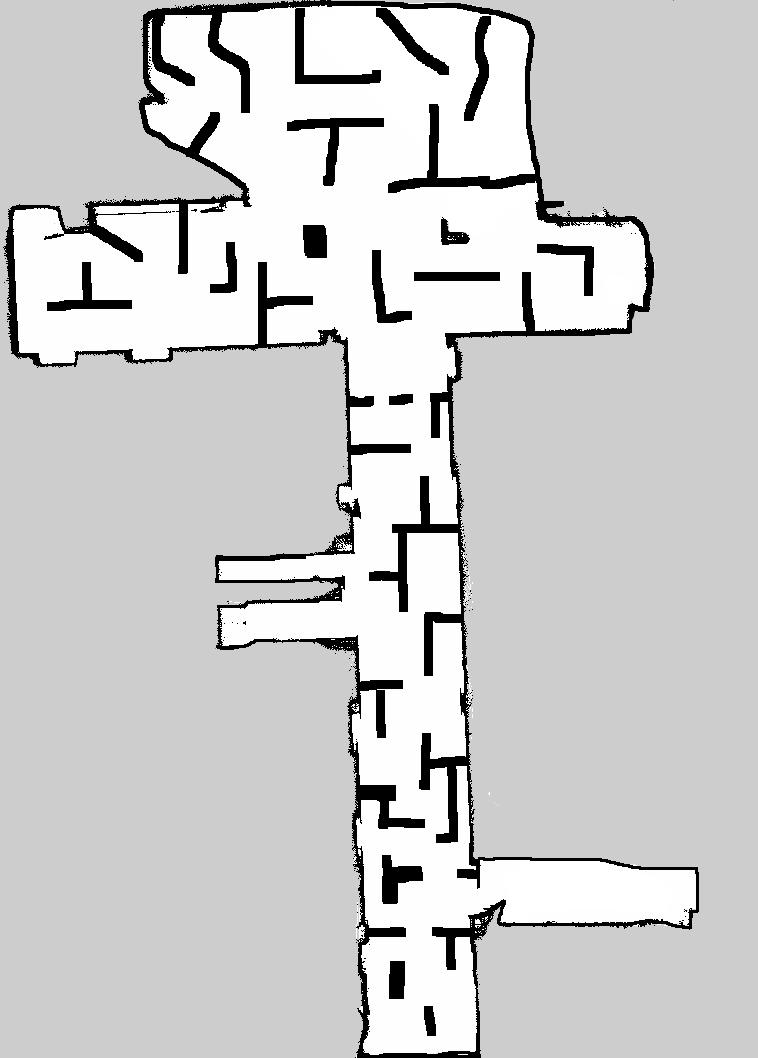
#> input picture data/test_map.pgm, 758 x 1058 px
$ jupyter execute Priority_heap_queue.ipynb
#> lines starting #> are read from the running program, lines starting #| are printed output that depends on the picture; after the words box and inside, x2 and y2 are one past the last pixel; in counts of white or black regions, pixels touching at a corner belong together
## 우선순위 큐 (Priority Queue) 란??

- 우선순위가 가장 높은 데이터를 가장 먼저 삭제하는 자료구조

- 데이터를 우선순위에 따라 처리하고 싶을 때 주로 사용함.

    - 예를 들어, 물건 데이터를 자료구조에 넣었다가 가치가 높은 물건부터 꺼내는 경우 등

- 스택, 큐, 우선순위 큐 비교


    - 스택 (stack) : 가장 나중에 삽입된 데이터가 가장 먼저 나감
    - 큐 (Queue) : 가장 먼저 삽입된 데이터가 가장 먼저 나감 (공평한 자료구조)
    - 우선순위 큐 (Priority Queue) : 가장 우선순위가 높은 데이터가 먼저 나감

- 우선순위 큐 구현 방법은 크게 2가지
    1. 단순히 리스트를 이용해 구현
        - 일일이 값을 비교 후 가장 큰 값부터 추출
    2. 힙 (heap) 자료구조 이용해서 구현하기

- 힙 (heap) 의 특징
    - 힙은 완전 이진 트리 자료구조의 일종
        - 완전 이진 트리 자료구조


            - 루트 노드 부터 시작하여 왼쪽 자식노드, 오른쪽 자식 노드 순서대로 데이터가 차례대로 삽입되는 트리를 의미
    - 힙에서는 항상 루트 노드 (root node) 를 제거 한다.
        - 데이터 삽입 시 트리에 넣고, 꺼낼 때는 루트 노드에 위치한 데이터가 나오도록 한다.
    - 최소힙 (min heap)


        - 루트 노드가 가장 작은 값을 가진다.
        - 값이 작은 데이터가 우선적으로 제거된다.
        - 최소힙에 무작위로 데이터를 넣어도, 오름차순 (작은 값부터) 으로 출력된다.

    - 최대힙 (max heap)

        - 루트 노드가 가장 큰 값을 가진다.
        - 값이 큰 데이터가 우선적으로 제거된다.

    - 어떤 데이터를 힙에 넣었을 때, 그 자료구조가 힙의 성질을 가지게 만들려면??
        - Min_Heapify() 함수 : (상향식) 부모 노드로 거슬로 올라가며, 부모보다 자식이 값이 더 작은 경우에 위치를 교체함.


        - 자식 노드(새로운 데이터)가 부모 노드보다 작은 경우 해당 함수를 실행하면 최소 힙 성질을 만족하는 트리가 구성되게 된다.

        - 힙에 새로운 원소가 삽입될 때, Min_Heapify 함수를 사용하면 시간 복잡도를 줄일 수 있다.


            - 2라는 데이터가 들어올 때, 부모보다 작으므로 자리를 한번 바꾸고, 그다음 3인 부모보다도 작기 때문에 한번 더 바꿔서 두 번만에 루트 노드까지 도달 가능

        - 힙에 새로운 원소가 제거될 때


            - 맨 처음에 위치한 루트 노드 값을 꺼낸 후, 마지막 노드의 값이 루트 노드자리로 이동하고,


            - 그 다음 하향식으로 더 작은 자식노드와 위치를 바꿔서 힙의 성질을 유지한다.

            - 아마 이 다음은 3이 빠지고 마지막 노드인 5가 루트 노드로 올라간 후, 루트 노드의 왼쪽 자식 노드인 4와 자리를 바꿔서 힙의 성질을 유지할 것이다.

              <<< 아마 이렇게??

#### heapq 에 튜플이나 리스트 형태의 값이 들어올 경우 튜플이나 리스트의 첫 번째 값을 기준으로 우선순위 정렬함!!!!

## 우선순위 큐

- heapq.heappush(h, value) : h 라는 리스트에 value 값을 최소힙 형태로 넣는다.

- heapq.heappop(h) : 최소힙 형태로 정렬되어있는 h 에서 오름차순 (작은 값 부터) 차레대로 뽑아낸다.

- heapq.heapify(h) : 리스트 h 를 최소힙 형태로 정렬되도록 바꾼다. 이때, 해당 function 은 반환 값이 없으며, 기존 h 값이 바로 바뀐다.

[cell 1]
import sys
import heapq

# input = sys.stdin.readline

def heapsort(iterable):
    h = []
    result = []

    # 모든 원소를 차례대로 힙에 삽입
    for value in iterable:
        heapq.heappush(h, -value)

    # 힙에 삽입된 원소들을 차례대로 꺼내기
    for _ in range(len(h)):
        result.append(-heapq.heappop(h))
    return result

# n = int(input())
n = int(input("정렬할 숫자 갯수 입력하세요 : "))
#> the answer given: 3
arr = []

for _ in range(n):
    arr.append(int(input('숫자를 정수를 입력하세요')))
#> this loop made 3 passes; the answer given on pass 1: 3

res = heapsort(arr)

for i in range(n):
    print(res[i])

[cell 2]
h = []
cnt = 0
for i in [3, 6, 9, 7, 8]:
    heapq.heappush(h, (i, (cnt, cnt)))

# [6 lines of commented-out code are left out]

a = heapq.heappop(h)

a

[cell 3]
h = [3, 6, 9, 7, 8]

heapq.heapify(h)

h

[cell 4]
import heapq

h = [3, 6, 9, 8, 6]
result = []
for _ in range(len(h)):
    result.append(heapq.heappop(h))

result

[cell 5]
h = []

while h:
    print('yes')
#> further down, map is the input picture: shape (1058, 758); min 0, max 255, mean 204.4

## A* 알고리즘 with heap (우선순위 큐)

#### F = G + H

- G(n) = 출발 노드에서 현재 노드까지의 실제 이동 거리

- H(n) = 현재 노드에서 최종 목적지 노드 까지의 예상 이동 거리 (주로 유클리드 거리 함수)

- open list = 최단 거리를 계산하기 위한 노드 값들이 갱신됨

- close list = 처리가 완료된 노드들이 담기는 공간

[cell 6]
import numpy as np
import matplotlib.pyplot as plt
import cv2

# pgm 지도를 이진화 형태로 변환
def pixel_based_map(img):
    img_height, img_width = img.shape  # 이미지 크기 가져오기
#> img_height = 1058; img_width = 758

    # 결과 저장할 2D 리스트 생성 (기본값: 1 = 벽)
    map_cost = np.ones((img_height, img_width), dtype=int)

    # 모든 픽셀을 하나씩 순회하면서 계산
    for i in range(img_height):
        for j in range(img_width):
            if img[i, j] > 210:  # 밝은 픽셀(도로)
                map_cost[i, j] = 0  # 도로(0)
            else:  # 어두운 픽셀(벽)
                map_cost[i, j] = 1  # 벽(1)
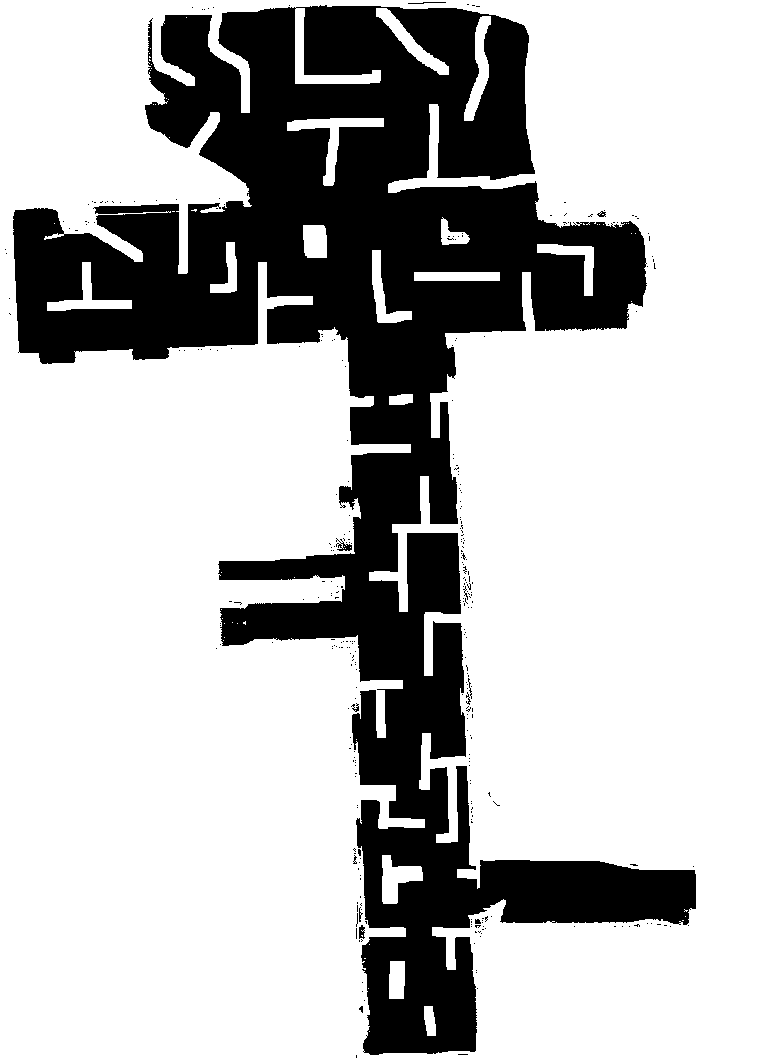
#> map_cost: shape (1058, 758) int64; values 0 (black) and 1 (white), 72.9% white; 319 black regions (308 under 20 px), largest, box (x1, y1, x2, y2) and area: (13, 5, 696, 1055) 216355, (336, 538, 352, 551) 91, (359, 925, 365, 939) 60

    return map_cost

map = cv2.imread('../data/test_map.pgm', cv2.COLOR_BGR2GRAY)

binary_map = pixel_based_map(map)

plt.imshow(binary_map, cmap='gray')

[cell 7]
map.shape
#> Out = (1058, 758)

### 격자맵으로 a* 알고리즘 연습해보기

- 0 : 길

- 1 : 장애물

- 휴리스틱 함수 : 유클리드 거리 함수

### 상, 하, 좌, 우 로만 움직일 때

[cell 8]
import numpy as np
import math
import matplotlib.pyplot as plt
import heapq

grid_map = np.array([
    [0, 0, 0, 0, 0, 0, 0, 0, 0, 0, 0, 1, 1, 1, 0],
    [1, 1, 1, 0, 1, 0, 1, 1, 1, 1, 0, 1, 0, 0, 0],
    [0, 0, 0, 0, 1, 0, 0, 0, 0, 1, 0, 1, 0, 1, 1],
    [0, 1, 1, 0, 1, 1, 1, 1, 0, 1, 0, 0, 0, 1, 0],
    [0, 1, 0, 0, 0, 0, 0, 1, 0, 1, 1, 1, 0, 1, 0],
    [0, 1, 0, 1, 1, 1, 0, 1, 0, 0, 0, 0, 0, 1, 0],
    [0, 1, 0, 0, 0, 0, 0, 1, 0, 1, 1, 1, 0, 1, 0],
    [0, 1, 1, 1, 1, 0, 1, 1, 0, 0, 0, 0, 0, 0, 0],
    [0, 0, 0, 0, 0, 0, 0, 0, 0, 1, 1, 1, 1, 1, 0],
    [1, 1, 1, 1, 1, 1, 1, 1, 0, 1, 0, 0, 0, 1, 0],
    [0, 0, 0, 0, 0, 0, 0, 1, 0, 1, 0, 1, 0, 1, 0],
    [0, 1, 1, 1, 1, 1, 0, 0, 0, 1, 0, 1, 0, 1, 0],
    [0, 1, 0, 0, 0, 1, 0, 1, 0, 0, 0, 1, 0, 1, 0],
    [0, 1, 0, 1, 0, 1, 0, 1, 1, 1, 0, 1, 0, 0, 0],
    [0, 0, 0, 1, 0, 0, 0, 0, 0, 0, 0, 1, 1, 1, 0]
])


def heuristic(current, goal):
    return math.sqrt((current[1] - goal[1])**2 + (current[0] - goal[0])**2)

def a_star(map, start, goal):
#> called with map = array of shape (15, 15), start = (2, 7), goal = (14, 14)
    neighbors = [(0, 1), (1, 0), (-1, 0), (0, -1)]  # 오른쪽, 아래, 위, 왼쪽

    row = map.shape[0]  # 행
    col = map.shape[1]  # 열

    close_list = []
    came_from = {}  # 최종 경로를 추적하기 위한 딕셔너리
    gscore = {start : 0}  # 출발 위치에서 현재 위치까지의 실제 거리
    fscore = {start : heuristic(start, goal)}  # gscore + 현재 위치에서 목표위치 까지의 직선 추정거리 (heuristic score)
    # fscore 의 값은 항상 각 노드 (key) 에 대한 최소 값 (value) 을 하나만 가지도록 업데이트 됨.

    open_heap = []  # 최단 거리를 갱신하기 위한 노드 값들이 계속 추가됨.
    heapq.heappush(open_heap, (fscore[start], start))  # 출발 위치의 fscore 값과 출발 위치를 open_heap 에 넣는다.

    cnt = 0

    while open_heap:  # open_heap 에 값이 없을 때까지 계속 반복
        # current = heapq.heappop(open_heap)[1]  # open list 에 있는 값들 중, fscore 가 가장 작은 튜플의 좌표 값을 current 좌표로

        current_f, current = heapq.heappop(open_heap)

        # open_heap 에 중복되는 노드가 있을 경우, fscore 값을 비교해서 fscore 값이 더 작은 노드 값만 사용
        if current_f > fscore[current]:
            continue

        if current == goal:
            path = []
            # path.append(start)  # 우선 출발 위치 추가
            # came_from 의 key 값에는 절대로 start 좌표가 들어가지 않는다. 그러므로, start 좌표를 처리할 상황이 되면 while 문을 빠져나온다.
            while current in came_from.keys():
                path.append(current)  # 경로에 현재 노드를 추가하고
                current = came_from[current]  # 현재 노드를 추가된 노드의 부모 노드로 바꾼다.
            path.append(start)  # 마지막에 출발 위치 추가
            return path[::-1], cnt  # goal 위치부터 경로가 기록되므로 역순으로 반환해야 함.

        close_list.append(current)  # close_list 에 fscore 가 가장 작은 값을 추가한다.

        cnt += 1

        for i, j in neighbors:
            neighbor = (current[0] + i, current[1] + j)  # 인접한 노드들
            if (0 <= neighbor[0] < row) and (0 <= neighbor[1] < col) and map[neighbor[0]][neighbor[1]] != 1:
                # 이웃 노드가 맵 범위 안에 있고, 벽이 아닌 상태에서 해당 이웃 노드의 gscore 는 current 의 gscore 에 1 을 더한거다.
                neighbor_gscore = gscore[current] + 1  # 한칸 이동했으므로 1 을 더해준다.

                if neighbor in gscore.keys():
                    if gscore[neighbor] > neighbor_gscore:
                        gscore[neighbor] = neighbor_gscore
                        fscore[neighbor] = neighbor_gscore + heuristic(neighbor, goal)
                        heapq.heappush(open_heap, (fscore[neighbor], neighbor))
                        came_from[neighbor] = current  # neighbor 노드의 부모 노드 = current
                    else:
                        continue

                else:
                    gscore[neighbor] = neighbor_gscore  # 이웃 노드의 gscore
                    fscore[neighbor] = neighbor_gscore + heuristic(neighbor, goal)
                    heapq.heappush(open_heap, (fscore[neighbor], neighbor))
                    came_from[neighbor] = current  # neighbor 노드의 부모 노드 = current

            # print('came_from : ', came_from)
            # print('gscore : ', gscore)
            # print('fscore : ', fscore)


start = (2, 7)
goal = (14, 14)

final_path, cnt = a_star(grid_map, start, goal)

for y, x in final_path:
    grid_map[y][x] = 3

print('final_path = ', final_path)

print('cnt = ', cnt)
plt.imshow(grid_map, cmap='gray')
plt.show()
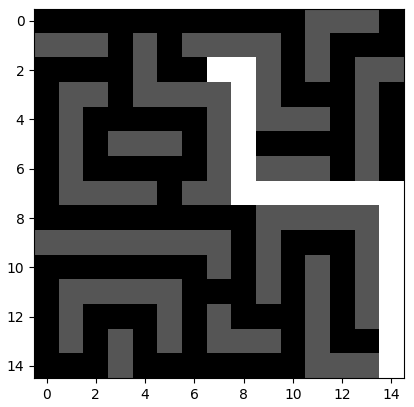
#> figure drawn by matplotlib, 1 panel

### 대각선 방향 포함

[cell 9]
import numpy as np
import math
import matplotlib.pyplot as plt
import heapq

grid_map = np.array([
    [0, 0, 0, 0, 0, 0, 0, 0, 0, 0, 0, 1, 1, 1, 0],
    [1, 1, 1, 0, 1, 0, 1, 1, 1, 1, 0, 1, 0, 0, 0],
    [0, 0, 0, 0, 1, 0, 0, 0, 0, 1, 0, 1, 0, 1, 1],
    [0, 1, 1, 0, 1, 1, 1, 1, 0, 1, 0, 0, 0, 1, 0],
    [0, 1, 0, 0, 0, 0, 0, 1, 0, 1, 1, 1, 0, 1, 0],
    [0, 1, 0, 1, 1, 1, 0, 1, 0, 0, 0, 0, 0, 1, 0],
    [0, 1, 0, 0, 0, 0, 0, 1, 0, 1, 1, 1, 0, 1, 0],
    [0, 1, 1, 1, 1, 0, 1, 1, 0, 0, 0, 0, 0, 0, 0],
    [0, 0, 0, 0, 0, 0, 0, 0, 0, 1, 1, 1, 1, 1, 0],
    [1, 1, 1, 1, 1, 1, 1, 1, 0, 1, 0, 0, 0, 1, 0],
    [0, 0, 0, 0, 0, 0, 0, 1, 0, 1, 0, 1, 0, 1, 0],
    [0, 1, 1, 1, 1, 1, 0, 0, 0, 1, 0, 1, 0, 1, 0],
    [0, 1, 0, 0, 0, 1, 0, 1, 0, 0, 0, 1, 0, 1, 0],
    [0, 1, 0, 1, 0, 1, 0, 1, 1, 1, 0, 1, 0, 0, 0],
    [0, 0, 0, 1, 0, 0, 0, 0, 0, 0, 0, 1, 1, 1, 0]
])


def heuristic(current, goal):
    return math.sqrt((current[1] - goal[1])**2 + (current[0] - goal[0])**2)

def a_star(map, start, goal):
    # neighbors = [(0, 1), (1, 0), (-1, 0), (0, -1)]  # 오른쪽, 아래, 위, 왼쪽

#> called with start = (1000, 460), goal = (290, 20)
    neighbors = [(0, 1), (1, 0), (-1, 0), (0, -1), (1, 1), (1, -1), (-1, 1), (-1, -1)]  # 상하좌우 및 대각선 까지 포함

    row = map.shape[0]  # 행
#> row = 1058
    col = map.shape[1]  # 열
#> col = 758

    close_list = []
    came_from = {}  # 최종 경로를 추적하기 위한 딕셔너리
    gscore = {start : 0}  # 출발 위치에서 현재 위치까지의 실제 거리
    fscore = {start : heuristic(start, goal)}  # gscore + 현재 위치에서 목표위치 까지의 직선 추정거리 (heuristic score)
    # fscore 의 값은 항상 각 노드 (key) 에 대한 최소 값 (value) 을 하나만 가지도록 업데이트 됨.

    open_heap = []  # 최단 거리를 갱신하기 위한 노드 값들이 계속 추가됨.
    heapq.heappush(open_heap, (fscore[start], start))  # 출발 위치의 fscore 값과 출발 위치를 open_heap 에 넣는다.

    cnt = 0

    while open_heap:  # open_heap 에 값이 없을 때까지 계속 반복
        # current = heapq.heappop(open_heap)[1]  # open list 에 있는 값들 중, fscore 가 가장 작은 튜플의 좌표 값을 current 좌표로

        current_f, current = heapq.heappop(open_heap)

        # open_heap 에 중복되는 노드가 있을 경우, fscore 값을 비교해서 fscore 값이 더 작은 노드 값만 사용
        if current_f > fscore[current]:
            continue

        if current == goal:
            path = []
            # path.append(start)  # 우선 출발 위치 추가
            # came_from 의 key 값에는 절대로 start 좌표가 들어가지 않는다. 그러므로, start 좌표를 처리할 상황이 되면 while 문을 빠져나온다.
            while current in came_from.keys():
                path.append(current)  # 경로에 현재 노드를 추가하고
                current = came_from[current]  # 현재 노드를 추가된 노드의 부모 노드로 바꾼다.
            path.append(start)  # 마지막에 출발 위치 추가
            return path[::-1], cnt  # goal 위치부터 경로가 기록되므로 역순으로 반환해야 함.

        close_list.append(current)  # close_list 에 fscore 가 가장 작은 값을 추가한다.

        cnt += 1

        for i, j in neighbors:
            neighbor = (current[0] + i, current[1] + j)  # 인접한 노드들
            if (0 <= neighbor[0] < row) and (0 <= neighbor[1] < col) and map[neighbor[0]][neighbor[1]] != 1:
                # 이웃 노드가 맵 범위 안에 있고, 벽이 아닌 상태에서 해당 이웃 노드의 gscore 는 current 의 gscore 에 1 을 더한거다.
                if abs(i) == 1 and abs(j) == 1:  # 대각선 방향 인접한 노드들이면
                    neighbor_gscore = gscore[current] + 1.4  # 대각선 한칸 이동했으므로 1.4 를 더해준다.
                else:
                    neighbor_gscore = gscore[current] + 1  # 한칸 이동했으므로 1 을 더해준다.

                if neighbor in gscore.keys():
                    if gscore[neighbor] > neighbor_gscore:
                        gscore[neighbor] = neighbor_gscore
                        fscore[neighbor] = neighbor_gscore + heuristic(neighbor, goal)
                        heapq.heappush(open_heap, (fscore[neighbor], neighbor))
                        came_from[neighbor] = current  # neighbor 노드의 부모 노드 = current
                    else:
                        continue

                else:
                    gscore[neighbor] = neighbor_gscore  # 이웃 노드의 gscore
                    fscore[neighbor] = neighbor_gscore + heuristic(neighbor, goal)
                    heapq.heappush(open_heap, (fscore[neighbor], neighbor))
                    came_from[neighbor] = current  # neighbor 노드의 부모 노드 = current

            # print('came_from : ', came_from)
            # print('gscore : ', gscore)
            # print('fscore : ', fscore)

plt.imshow(binary_map, cmap='gray')

start = (1000, 460)
goal = (290, 20)

final_path, cnt = a_star(binary_map, start, goal)
#> final_path = 1006 pairs, first value 261 to 1000, second value 20 to 460; cnt = 103741

# for y, x in final_path:
#     plt.plot(y, x, 'red', linewidth=2)

print('최종 경로 : ', final_path)
#> (printed output is left out)
print('경로 노드 갯수 : ', len(final_path))
print('cnt = ', cnt)
final_path_np = np.array(final_path)
#> final_path_np has the same summary as final_path
plt.plot(final_path_np[:, 1], final_path_np[:, 0], 'red', linewidth=1)

plt.scatter(start[1], start[0], color='blue', marker='o', label='Start', s=30)
plt.scatter(goal[1], goal[0], color='red', marker='x', label='Goal', s=30)

# plt.imshow(binary_map, cmap='gray')
plt.show()
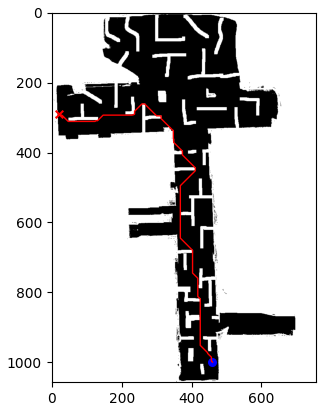
#> figure drawn by matplotlib, 1 panel

[cell 10]
import heapq
import math

# 방향 (상, 하, 좌, 우)
directions = [(-1, 0), (1, 0), (0, -1), (0, 1)]

def heuristic(a, b):
    return math.sqrt((a[0] - b[0])**2 + (a[1] - b[1])**2)

def in_bounds(grid, x, y):
    return 0 <= x < len(grid) and 0 <= y < len(grid[0])

def neighbors(grid, node):
    x, y = node
    result = []
    for dx, dy in directions:
        nx, ny = x + dx, y + dy
        if in_bounds(grid, nx, ny) and grid[nx][ny] == 0:
            result.append((nx, ny))
    return result

def reconstruct_path(came_from, start, goal):
    current = goal
    path = [current]
    while current != start:
        current = came_from.get(current)
        if current is None:
            return None
        path.append(current)
    path.reverse()
    return path

def dijkstra(grid, start, goal):
    open_list = []
    heapq.heappush(open_list, (0, start))
    came_from = {}
    cost_so_far = {start: 0}

    while open_list:
        cost, current = heapq.heappop(open_list)
        if current == goal:
            break
        for next_node in neighbors(grid, current):
            new_cost = cost_so_far[current] + 1  # 전부 cost=1
            if next_node not in cost_so_far or new_cost < cost_so_far[next_node]:
                cost_so_far[next_node] = new_cost
                heapq.heappush(open_list, (new_cost, next_node))
                came_from[next_node] = current

    return reconstruct_path(came_from, start, goal)

def a_star(grid, start, goal):
    open_list = []
    heapq.heappush(open_list, (0, start))
    came_from = {}
    cost_so_far = {start: 0}

    while open_list:
        _, current = heapq.heappop(open_list)
        if current == goal:
            break
        for next_node in neighbors(grid, current):
            new_cost = cost_so_far[current] + 1
            if next_node not in cost_so_far or new_cost < cost_so_far[next_node]:
                cost_so_far[next_node] = new_cost
                priority = new_cost + heuristic(next_node, goal)
                heapq.heappush(open_list, (priority, next_node))
                came_from[next_node] = current

    return reconstruct_path(came_from, start, goal)

def hybrid_search(grid, start, goal, level=2):
#> called with grid = array of shape (15, 15), start = (0, 0), goal = (14, 14), level = 2
    current = start
    path = [current]

    while current != goal:
        segment = dijkstra(grid, current, goal)
        if not segment: return None
        segment = segment[1:level+1]
        if not segment: break
        path.extend(segment)
        current = segment[-1]
        if current == goal: break

        segment = a_star(grid, current, goal)
        if not segment: return None
        segment = segment[1:level+1]
        if not segment: break
        path.extend(segment)
        current = segment[-1]

    return path

# 📌 사용 예시
if __name__ == "__main__":

    grid = np.array([
    [0, 0, 0, 0, 0, 0, 0, 0, 0, 0, 0, 1, 1, 1, 0],
    [1, 1, 1, 0, 1, 0, 1, 1, 1, 1, 0, 1, 0, 0, 0],
    [0, 0, 0, 0, 1, 0, 0, 0, 0, 1, 0, 1, 0, 1, 1],
    [0, 1, 1, 0, 1, 1, 1, 1, 0, 1, 0, 0, 0, 1, 0],
    [0, 1, 0, 0, 0, 0, 0, 1, 0, 1, 1, 1, 0, 1, 0],
    [0, 1, 0, 1, 1, 1, 0, 1, 0, 0, 0, 0, 0, 1, 0],
    [0, 1, 0, 0, 0, 0, 0, 1, 0, 1, 1, 1, 0, 1, 0],
    [0, 1, 1, 1, 1, 0, 1, 1, 0, 0, 0, 0, 0, 0, 0],
    [0, 0, 0, 0, 0, 0, 0, 0, 0, 1, 1, 1, 1, 1, 0],
    [1, 1, 1, 1, 1, 1, 1, 1, 0, 1, 0, 0, 0, 1, 0],
    [0, 0, 0, 0, 0, 0, 0, 1, 0, 1, 0, 1, 0, 1, 0],
    [0, 1, 1, 1, 1, 1, 0, 0, 0, 1, 0, 1, 0, 1, 0],
    [0, 1, 0, 0, 0, 1, 0, 1, 0, 0, 0, 1, 0, 1, 0],
    [0, 1, 0, 1, 0, 1, 0, 1, 1, 1, 0, 1, 0, 0, 0],
    [0, 0, 0, 1, 0, 0, 0, 0, 0, 0, 0, 1, 1, 1, 0]
])

    start = (0, 0)
    goal = (14, 14)
    path = hybrid_search(grid, start, goal, level=2)

    result_grid = grid.copy()

    for y, x in path:
        result_grid[y][x] = 2
#> `[cell 10] import heapq import math  # 방향 (상, 하, 좌, 우) directions = [(-..`:
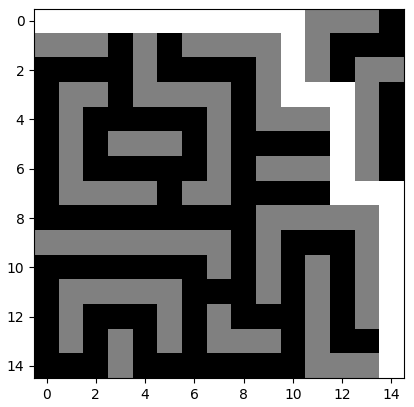
#> figure drawn by matplotlib, 1 panel

    plt.imshow(result_grid, cmap='gray')

    # [19 lines of commented-out code are left out]

[cell 11]
plt.imshow(grid, cmap='gray')
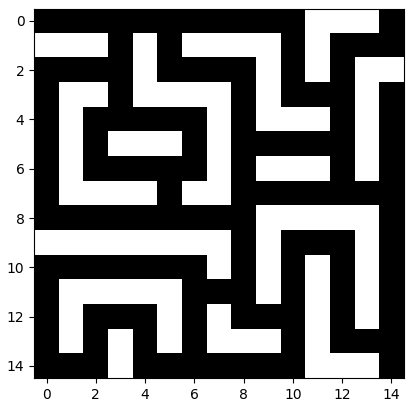
#> figure drawn by matplotlib, 1 panel
